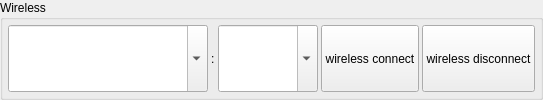
       <widget class="QGroupBox" name="wirelessGroupBox">
        <property name="sizePolicy">
         <sizepolicy hsizetype="Preferred" vsizetype="Preferred">
          <horstretch>0</horstretch>
          <verstretch>0</verstretch>
         </sizepolicy>
        </property>
        <property name="title">
         <string>Wireless</string>
        </property>
        <layout class="QHBoxLayout" name="horizontalLayout">
         <property name="spacing">
          <number>3</number>
         </property>
         <property name="leftMargin">
          <number>5</number>
         </property>
         <property name="topMargin">
          <number>5</number>
         </property>
         <property name="rightMargin">
          <number>5</number>
         </property>
         <property name="bottomMargin">
          <number>5</number>
         </property>
         <item>
          <widget class="QComboBox" name="deviceIpEdt">
           <property name="sizePolicy">
            <sizepolicy hsizetype="MinimumExpanding" vsizetype="Preferred">
             <horstretch>0</horstretch>
             <verstretch>0</verstretch>
            </sizepolicy>
           </property>
           <property name="minimumSize">
            <size>
             <width>200</width>
             <height>0</height>
            </size>
           </property>
           <property name="editable">
            <bool>true</bool>
           </property>
           <property name="currentText">
            <string/>
           </property>
          </widget>
         </item>
         <item>
          <widget class="QLabel" name="label">
           <property name="sizePolicy">
            <sizepolicy hsizetype="Maximum" vsizetype="Preferred">
             <horstretch>0</horstretch>
             <verstretch>0</verstretch>
            </sizepolicy>
           </property>
           <property name="text">
            <string notr="true">:</string>
           </property>
          </widget>
         </item>
         <item>
          <widget class="QComboBox" name="devicePortEdt">
           <property name="sizePolicy">
            <sizepolicy hsizetype="Maximum" vsizetype="Preferred">
             <horstretch>0</horstretch>
             <verstretch>0</verstretch>
            </sizepolicy>
           </property>
           <property name="minimumSize">
            <size>
             <width>100</width>
             <height>0</height>
            </size>
           </property>
           <property name="editable">
            <bool>true</bool>
           </property>
           <property name="currentText">
            <string/>
           </property>
          </widget>
         </item>
         <item>
          <widget class="QPushButton" name="wirelessConnectBtn">
           <property name="sizePolicy">
            <sizepolicy hsizetype="Preferred" vsizetype="Preferred">
             <horstretch>0</horstretch>
             <verstretch>0</verstretch>
            </sizepolicy>
           </property>
           <property name="text">
            <string>wireless connect</string>
           </property>
           <property name="autoDefault">
            <bool>false</bool>
           </property>
          </widget>
         </item>
         <item>
          <widget class="QPushButton" name="wirelessDisConnectBtn">
           <property name="sizePolicy">
            <sizepolicy hsizetype="Preferred" vsizetype="Preferred">
             <horstretch>0</horstretch>
             <verstretch>0</verstretch>
            </sizepolicy>
           </property>
           <property name="text">
            <string>wireless disconnect</string>
           </property>
           <property name="autoDefault">
            <bool>false</bool>
           </property>
          </widget>
         </item>
        </layout>
       </widget>
